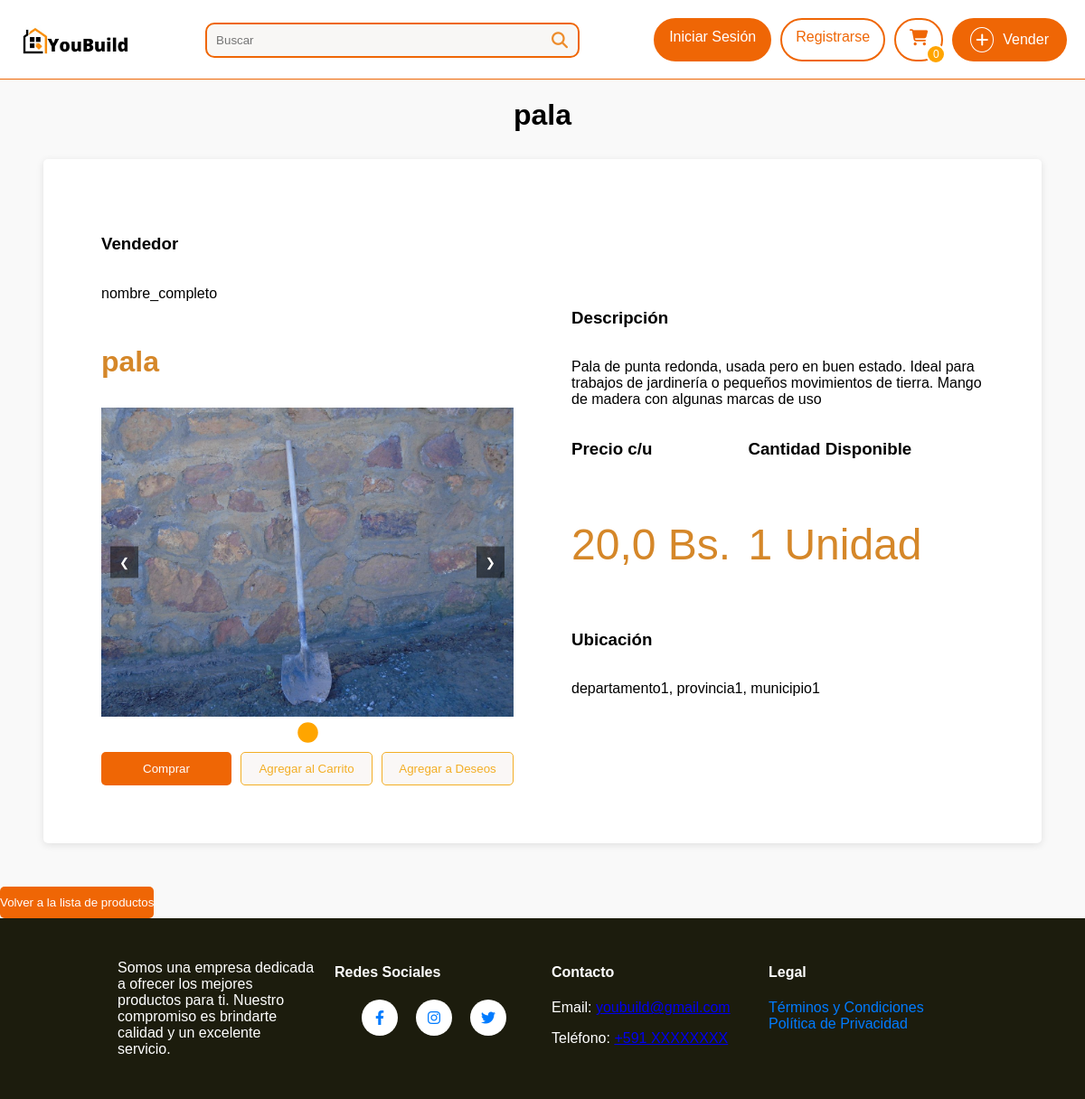
The app's page /producto/5/, older data.
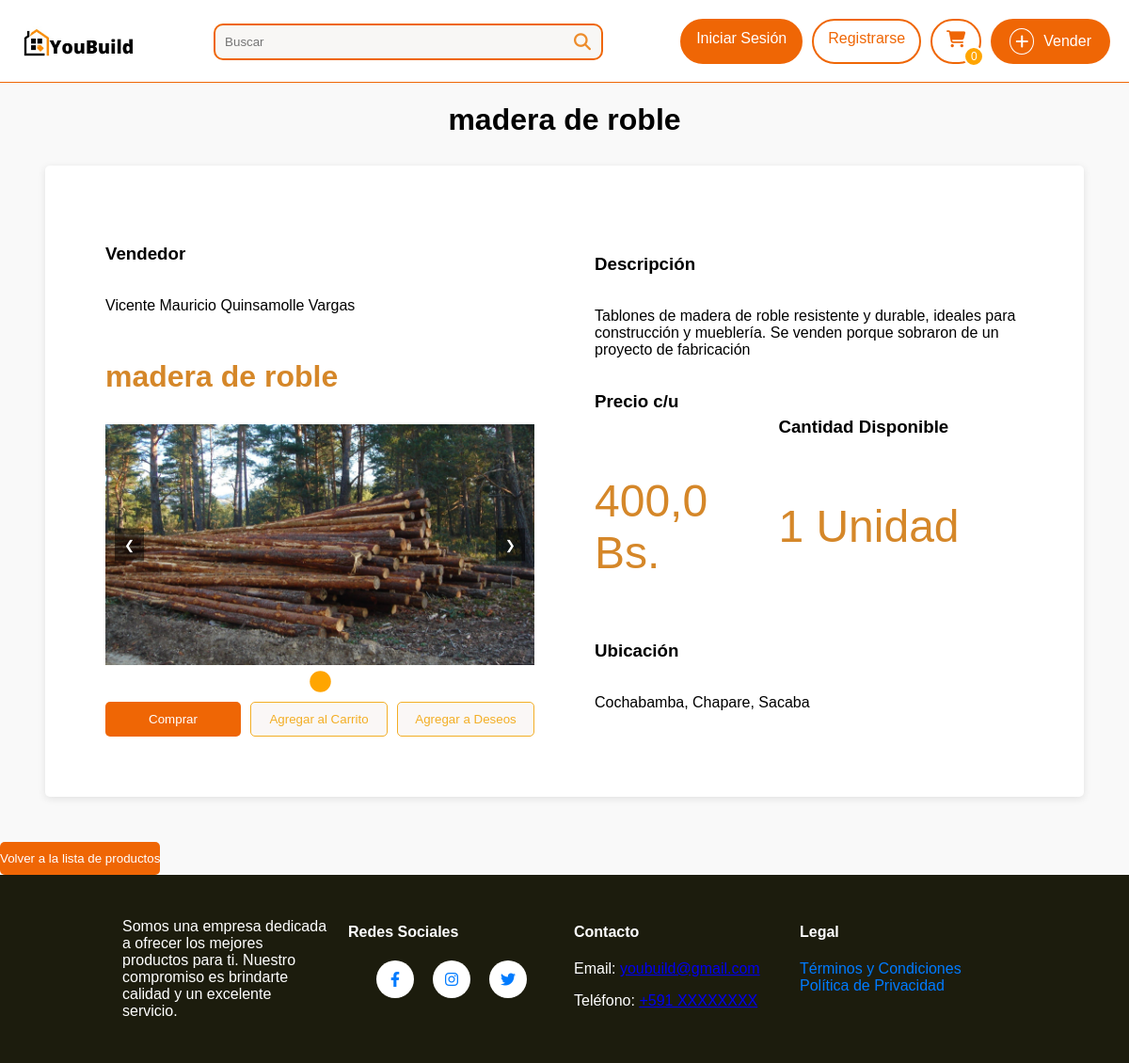
The same page, newer data.
### sistema/models.py (models this page shows, shortened)
class ProductoDb(models.Model):
    nombre = models.CharField(max_length=50, verbose_name="Nombre")
    detalle = models.TextField(max_length=200, verbose_name="Detalle")
    precio = models.FloatField(verbose_name="Precio", validators=[MinValueValidator(0.0), MaxValueValidator(99999.9)])
    categoria_fk = models.ForeignKey(CategoriaDb, on_delete=models.CASCADE, null=True, blank=True)
    usuario_fk = models.ForeignKey(UsuarioDB, on_delete=models.CASCADE, null=True, blank=True)
    visitas = models.PositiveIntegerField(default=0, verbose_name="Visitas")  # Nuevo campo para visitas
    cantidad = models.IntegerField(default=1)
    class Meta:
        db_table = "productos"
        verbose_name = "Producto"
        verbose_name_plural = "Productos"

class UsuarioDB(models.Model):
    user = models.OneToOneField(User, on_delete=models.CASCADE)
    nombre_completo = models.CharField(max_length=50, verbose_name="Nombre completo",null=True)
    municipio_fk = models.ForeignKey('MunicipioDB', on_delete=models.CASCADE, null=True, blank=True)
    direccion_1 = models.CharField(max_length=255, verbose_name="Dirección 1",null=True)
    telefono = models.CharField(max_length=15, verbose_name="Número de teléfono",
                                validators=[RegexValidator(regex=r'^\+?1?\d{9,15}$',
                                                           message="El número debe estar en el formato: '+59199999999'. Hasta 15 dígitos.")])
    imagen_perfil = models.ImageField(upload_to='perfil/', null=True, blank=True,default='perfil/perfil.png')
    qr_imagen = models.ImageField(upload_to='qr/', null=True, blank=True, verbose_name="Código QR")
    class Meta:
        verbose_name = "Perfil de Usuario"
        verbose_name_plural = "Perfiles de Usuarios"

class ImagenProductoDB(models.Model):
    producto_fk = models.ForeignKey(ProductoDb, on_delete=models.CASCADE, related_name="imagenes")
    imagen = models.ImageField(upload_to="productos", null=True)
    class Meta:
        verbose_name = "Imagen"
        verbose_name_plural = "Imágenes"

class MunicipioDB(models.Model):
    nombre = models.CharField(max_length=60, verbose_name="Nombre del municipio")
    provincia_fk = models.ForeignKey(ProvinciaDB, on_delete=models.CASCADE, null=True, blank=True)
    class Meta:
        verbose_name = "Municipio"
        verbose_name_plural = "Municipios"
    def __str__(self):
        return self.nombre

class ProvinciaDB(models.Model):
    nombre = models.CharField(max_length=60, verbose_name="Nombre de la provincia")
    departamento_fk = models.ForeignKey(DepartamentoDB, on_delete=models.CASCADE, null=True, blank=True)
    class Meta:
        verbose_name = "Provincia"
        verbose_name_plural = "Provincias"  # Cambio a mayúscula para consistencia

class DepartamentoDB(models.Model):
    nombre = models.CharField(max_length=60, verbose_name="Nombre del departamento")  # Convención de nombres
    class Meta:
        verbose_name = "Departamento"
        verbose_name_plural = "Departamentos"  # Cambio de mayúscula para consistencia
    def __str__(self):
        return self.nombre

### sistema/views.py (the view)
# urls.py: path('producto/<int:id>/', ProductoView, name='detalle_producto'),
def ProductoView(request, id):
    producto = get_object_or_404(ProductoDb, id=id)
    producto.visitas += 1
    producto.save()
    imagenes = producto.imagenes.all()  # Línea adicional si necesitas imágenes relacionadas
    return render(request, "detalle_producto.html", {"producto": producto})

### sistema/context_processors.py (called while the page is built)
def cart_count(request):
    cart_count = request.session.get('cart_count', 0)
    return {'cart_count': cart_count}

### sistema/templates/detalle_producto.html (shortened to what this page needs)
<!DOCTYPE html>
{% extends 'layout.html' %}
{% load static %}
    {% block extra_styles %}
    <link rel="stylesheet" href="{% static 'listaProduct.css' %}" />
    {% endblock %}
    {% block content %}
    <div class="titulo">
        <h1> {{ producto.nombre }} </h1>
      </div>
    <div class="flex-container">
        <div class="column column-left flex-column">
            <h3>Vendedor</h3>
            <p>{{ producto.usuario_fk.nombre_completo }} </p>
            <h3 class="product-name">{{ producto.nombre }}</h3>
            <div class="carousel-productos-container">
                <button class="carousel-productos-button prev" onclick="changeSlide(-1)">&#10094;</button>
                <div class="carousel-productos">
                    {% for imagen in producto.imagenes.all %}
                    <div class="carousel-productos-item">
                        <img src="{{ imagen.imagen.url }}" alt="Imagen del producto" class="producto-imagen">
                    </div>
                    {% endfor %}
                </div>
                <button class="carousel-productos-button next" onclick="changeSlide(1)">&#10095;</button>
            </div>
            <div class="carousel-productos-dots">
                {% for imagen in producto.imagenes.all %}
                <span class="dot" onclick="currentSlide({{ forloop.counter0 }})"></span>
                {% endfor %}
            </div>
            <div class="botones button-row">
                <button class="btn" id="btn-comprar" onclick="comprar({{ producto.id }})">Comprar</button>
                <button class="btn add-to-view" id=" btn-agregar-carrito" onclick="agregarAlCarrito({{ producto.id }})">Agregar al Carrito</button>
                <button class="btn add-to-view" id=" btn-deseos" onclick="agregarDeseos()">Agregar a
                    Deseos</button>
            </div>
        </div>
        <div class="column column-right flex-column">
            <h3>Descripción</h3>
            <p>{{ producto.detalle }}</p>
            <div class="sub-container">
                <div class="subcolumn1 flex-column column-left">
                    <h3>Precio c/u</h3>
                    <p class="aux">{{ producto.precio }} Bs.</p>
                </div>
                <div class="subcolumn2 flex-column column-right">
                    <h3>Cantidad Disponible</h3>
                    <p class="aux">1 Unidad</p>
                </div>
            </div>
            <h3>Ubicación</h3>
            <p>
                {{ producto.usuario_fk.municipio_fk.provincia_fk.departamento_fk }},
                {{ producto.usuario_fk.municipio_fk.provincia_fk.nombre }},
                {{ producto.usuario_fk.municipio_fk }}
            </p>
        </div>
    </div>
      <button class="btn" style="max-width: fit-content;" onclick="volverALista()">Volver a la lista de
        productos</button>
      {% endblock %}

### sistema/templates/layout.html (shortened to what this page needs)
{% load static %}
<html lang="en">
  <head>
    <link
      rel="stylesheet"
      href="https://cdnjs.cloudflare.com/ajax/libs/font-awesome/6.4.0/css/all.min.css"
    />
    <link rel="stylesheet" href="{% static 'style.css' %}" />
    <link rel="stylesheet" href="{% static 'topbar.css' %}">
    {% block extra_styles %}
    {% endblock %}
  </head>
  <body>
    <header>
      <div class="topbar-container">
        <div class="topbar-left">
          <a href="/ " class="logo">
            <img src="{% static 'logo.jpeg' %}" alt="Logo" width="125">
          </a>
        </div>
        <div class="topbar-center">
          <form action="{% url 'buscar' %}" method="GET">
            <div class="search-box">
              <input type="text" placeholder="Buscar" name="q">
              <button><i class="fa fa-search"></i></button>
            </div>
          </form>
        </div>
        <div class="topbar-right">
          <a href="#iniciar-sesion" class="btn-link">Iniciar Sesión</a>
          <a href="#registrarse" class="btn-link">Registrarse</a>
          <a href="{% url 'Carrito' %}" class="icon-btn">
            <i class="fa fa-shopping-cart"></i><span class="cart-count">{{ cart_count }}</span>
          </a>
          <a href="#" class="btn-sell">
            <i class="fas fa-plus"></i> Vender
          </a>
        </div>
      </div>
    </header>
      <div>
      {% block content %}{% endblock %}
      </div>
      <footer>
      <div class="footer-container">
        <div class="footer-description">
          <p>Somos una empresa dedicada a ofrecer los mejores productos para ti. Nuestro compromiso es brindarte calidad y un excelente servicio.</p>
        </div>
        <div class="footer-links">
          <h4>Redes Sociales</h4>
          <div class="social-buttons">
            <a href="https://facebook.com" target="_blank" class="social-button facebook">
              <i class="fab fa-facebook-f"></i>
            </a>
            <a href="https://instagram.com" target="_blank" class="social-button instagram">
              <i class="fab fa-instagram"></i>
            </a>
            <a href="https://twitter.com" target="_blank" class="social-button twitter">
              <i class="fab fa-twitter"></i>
            </a>
          </div>
        </div>
        <div class="footer-contact">
          <h4>Contacto</h4>
          <p>Email: <a href="mailto:youbuild@gmail.com">youbuild@gmail.com</a></p>
          <p>Teléfono: <a href="tel:+591XXXXXXXX">+591 XXXXXXXX</a></p>
        </div>
        <div class="footer-legal">
          <h4>Legal</h4>
          <ul>
            <li><a href="#terminos-condiciones">Términos y Condiciones</a></li>
            <li><a href="#politica-privacidad">Política de Privacidad</a></li>
          </ul>
        </div>
      </div>
    </footer>
  </body>
</html>

### sistema/static/style.css (style rules this page uses)
:root { --primary-color: #ED8C2B; --secondary-color: #E5E8EB; --accent-color: #F2690D; --text-color: #1C1C0D; --link-color: #9E9647; --background-color: #FFFFFB; }
body { font-family: Arial, sans-serif; margin: 0; padding: 0; display: grid; grid-template-rows: auto 1fr auto; min-height: 100vh; background-color: var(--background-color); }
footer { background-color: #1c1c0d; padding: 20px 0; width: 100%; position: relative; color:#fff }
.footer-container { display: flex; justify-content: space-around; flex-wrap: wrap; max-width: 960px; margin: 0 auto; padding: 0 10px; }
.footer-description, .footer-links, .footer-contact, .footer-legal { flex: 1; min-width: 200px; margin: 10px; }
.footer-links ul, .footer-legal ul { list-style: none; padding: 0; }
.footer-links a, .footer-legal a { text-decoration: none; color: #007bff; }
.social-buttons { display: flex; justify-content: center; margin-top: 10px; }
.social-button { display: inline-block; width: 40px; height: 40px; background-color: #fff; border-radius: 50%; color: #007bff; display: flex; align-items: center; justify-content: center; margin: 0 10px; transition: background-color 0.3s, transform 0.3s; }
.dot { width: 5px; height: 5px; border-radius: 50%; background-color: black; margin: 0 5px; transition: transform 0.3s ease; }
.dot.active { transform: scale(1.5); }
.flex-container { display: flex; text-align: left; background-color: white; margin: 3em; padding: 4em; gap: 4em; margin-top: 30px; border-radius: 5px; box-shadow: 0 2px 8px rgba(0, 0, 0, 0.1); }
.flex-column { display: flex; flex-direction: column; justify-content: center; }
.sub-container { display: flex; text-align: left; width: 100%; }
.subcolumn1 { flex: 3; }
.subcolumn2 { flex: 4; }
.column { flex: 1; }
.producto-imagen { max-width: 20rem; }
.aux { font-size: 3em; color: #d58729; }
.product-name { font-size: 2em; color: #d58729; }
.carousel-productos-container { position: relative; max-width: 100%; margin: auto; overflow: hidden; }
.carousel-productos { display: flex; transition: transform 0.5s ease-in-out; }
.carousel-productos-item { min-width: 100%; box-sizing: border-box; display: none; justify-content: center; align-items: center; }
.carousel-productos-item.active { display: flex; }
.producto-imagen { max-width: 100%; max-height: 500px; object-fit: contain; }
.carousel-productos-button { position: absolute; top: 50%; transform: translateY(-50%); background-color: rgba(0, 0, 0, 0.5); color: white; border: none; padding: 10px; cursor: pointer; }
.carousel-productos-button.prev { left: 10px; }
.carousel-productos-button.next { right: 10px; }
.carousel-productos-dots { text-align: center; padding: 10px; }
.carousel-productos-dots .dot { height: 15px; width: 15px; margin: 0 2px; background-color: #bbb; border-radius: 50%; display: inline-block; transition: background-color 0.6s ease; }
.carousel-productos-dots .dot.active { background-color: orange; }

### sistema/static/ListaProduct.css (style rules this page uses)
.titulo { text-align: center; }
body { font-family: Arial, sans-serif; background-color: #f9f9f9; margin: 0; padding: 0; }
.button-row { display: flex; justify-content: space-between; gap: 10px; }
.btn { background-color: #ef6605; color: white; border: none; padding: 10px 0; margin: 0; border-radius: 5px; cursor: pointer; transition: background-color 0.3s; flex: 1; min-width: 0; text-align: center; }
.btn.add-to-list, .btn.add-to-view, .btn.add-to-cart { background-color: #faf7f6; color: rgb(243, 174, 37); border: 1px solid rgb(243, 174, 37); }

Row changes from the older to the newer data that the page shows:
changed ProductoDb: nombre "pala" → "madera de roble"; usuario_fk.nombre_completo "nombre_completo" → "Vicente Mauricio Quinsamolle Vargas"; detalle "Pala de punta redonda, usada pero en buen estado. Ideal para trabajos de jardinería o pequeños movimientos de tierra. Mango de madera con algunas marcas de uso" → "Tablones de madera de roble resistente y durable, ideales para construcción y mueblería. Se venden porque sobraron de un proyecto de fabricación"; precio "20,0" → "400,0"; usuario_fk.municipio_fk.provincia_fk.departamento_fk "departamento1" → "Cochabamba"; usuario_fk.municipio_fk.provincia_fk.nombre "provincia1" → "Chapare"; usuario_fk.municipio_fk "municipio1" → "Sacaba"
changed ImagenProductoDB: imagen: a different picture
